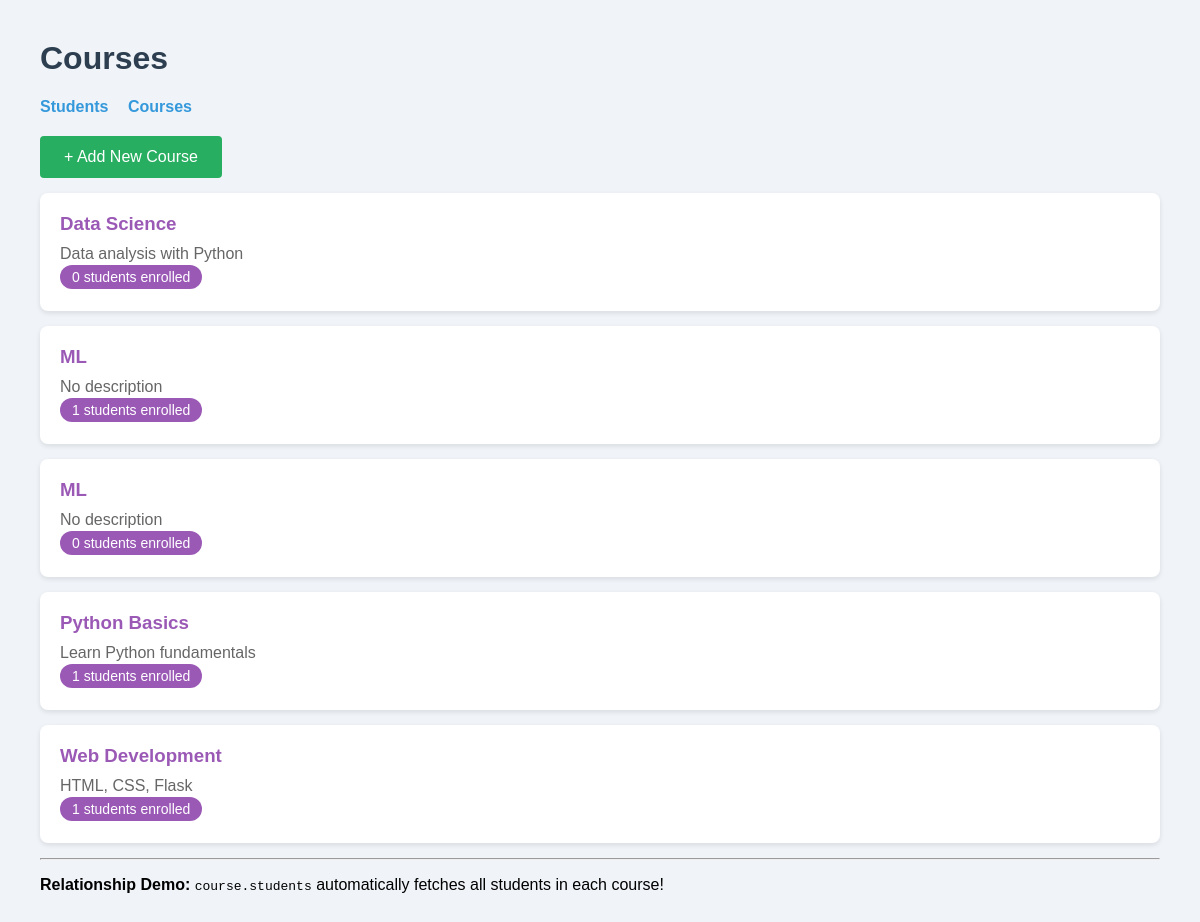
The app's page /courses, older data.
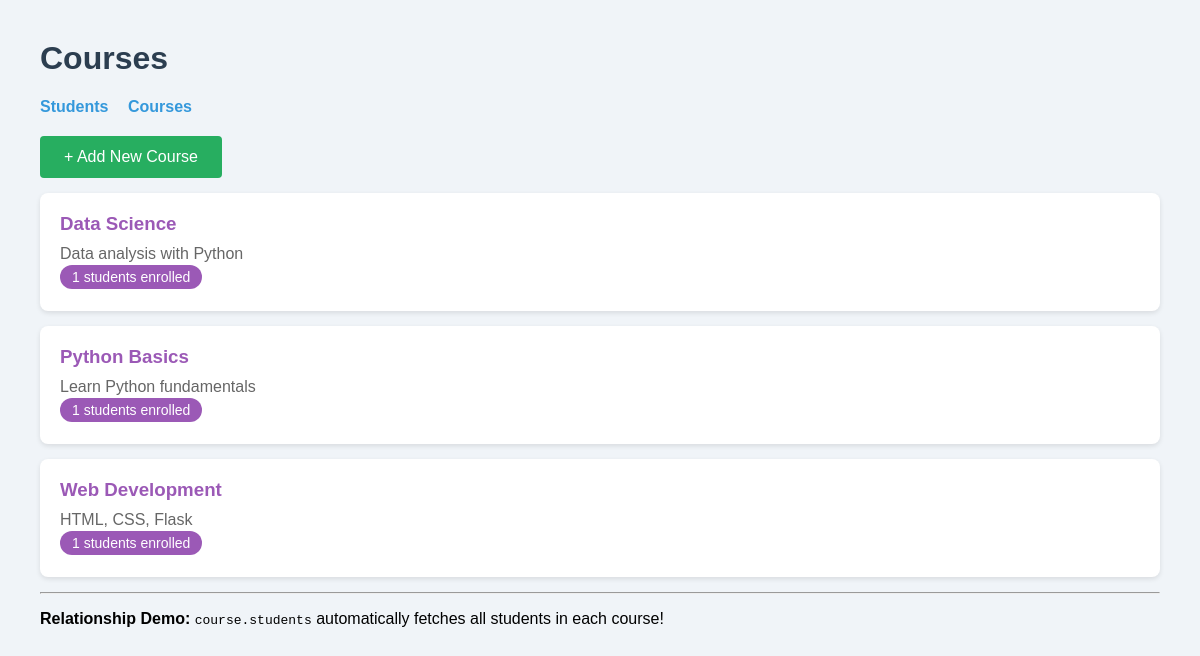
The same page, newer data.
### app.py (models this page shows, shortened)
class Course(db.Model):
    id = db.Column(db.Integer, primary_key=True)
    name = db.Column(db.String(100), nullable=False)
    description = db.Column(db.Text)

### app.py (the view)
@app.route('/courses')
def courses():
    all_courses = Course.query.order_by(Course.name).all()
    return render_template('courses.html', courses=all_courses)

### templates/courses.html (shortened to what this page needs)
<!DOCTYPE html>
<html>
<head>
</head>
<body>
    <h1>Courses</h1>
    <nav>
        <a href="{{ url_for('index') }}">Students</a>
        <a href="{{ url_for('courses') }}">Courses</a>
    </nav>
    <a href="{{ url_for('add_course') }}" class="btn">+ Add New Course</a>
    {% for course in courses %}
    <div class="course-card">
        <h3>{{ course.name }}</h3>
        <p>{{ course.description or 'No description' }}</p>
        <p>
            <span class="student-count">{{ course.students|length }} students enrolled</span>
        </p>
    </div>
    {% else %}
    <p>No courses yet.</p>
    {% endfor %}
    <hr>
    <p><strong>Relationship Demo:</strong> <code>course.students</code> automatically fetches all students in each course!</p>
</body>
</html>

Row changes from the older to the newer data that the page shows:
removed Course: name "ML", description "No description", students|length "1"
removed Course: name "ML", description "No description", students|length "0"
computed for Course "Data Science": students|length "0" → "1"
